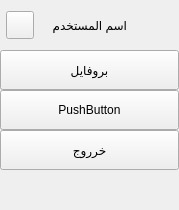
        <widget class="QFrame" name="extraLeftBox">
         <property name="minimumSize">
          <size>
           <width>0</width>
           <height>0</height>
          </size>
         </property>
         <property name="maximumSize">
          <size>
           <width>0</width>
           <height>16777215</height>
          </size>
         </property>
         <property name="frameShape">
          <enum>QFrame::NoFrame</enum>
         </property>
         <property name="frameShadow">
          <enum>QFrame::Raised</enum>
         </property>
         <layout class="QVBoxLayout" name="verticalLayout_5">
          <property name="spacing">
           <number>0</number>
          </property>
          <property name="leftMargin">
           <number>0</number>
          </property>
          <property name="topMargin">
           <number>0</number>
          </property>
          <property name="rightMargin">
           <number>0</number>
          </property>
          <property name="bottomMargin">
           <number>0</number>
          </property>
          <item>
           <widget class="QFrame" name="extraTopBg">
            <property name="minimumSize">
             <size>
              <width>0</width>
              <height>50</height>
             </size>
            </property>
            <property name="maximumSize">
             <size>
              <width>16777215</width>
              <height>50</height>
             </size>
            </property>
            <property name="frameShape">
             <enum>QFrame::NoFrame</enum>
            </property>
            <property name="frameShadow">
             <enum>QFrame::Raised</enum>
            </property>
            <layout class="QHBoxLayout" name="horizontalLayout_6">
             <property name="spacing">
              <number>0</number>
             </property>
             <property name="leftMargin">
              <number>0</number>
             </property>
             <property name="topMargin">
              <number>0</number>
             </property>
             <property name="rightMargin">
              <number>0</number>
             </property>
             <property name="bottomMargin">
              <number>0</number>
             </property>
             <item>
              <layout class="QGridLayout" name="extraTopLayout">
               <property name="leftMargin">
                <number>6</number>
               </property>
               <property name="rightMargin">
                <number>6</number>
               </property>
               <property name="horizontalSpacing">
                <number>18</number>
               </property>
               <property name="verticalSpacing">
                <number>0</number>
               </property>
               <item row="0" column="2">
                <widget class="QFrame" name="extraIcon">
                 <property name="minimumSize">
                  <size>
                   <width>28</width>
                   <height>28</height>
                  </size>
                 </property>
                 <property name="maximumSize">
                  <size>
                   <width>28</width>
                   <height>28</height>
                  </size>
                 </property>
                 <property name="styleSheet">
                  <string notr="true">background-image: url(:/icons/assets/images/icons/cil-user.png);</string>
                 </property>
                 <property name="frameShape">
                  <enum>QFrame::NoFrame</enum>
                 </property>
                 <property name="frameShadow">
                  <enum>QFrame::Raised</enum>
                 </property>
                </widget>
               </item>
               <item row="0" column="1">
                <widget class="QLabel" name="extraLabel">
                 <property name="minimumSize">
                  <size>
                   <width>0</width>
                   <height>0</height>
                  </size>
                 </property>
                 <property name="maximumSize">
                  <size>
                   <width>150</width>
                   <height>16777215</height>
                  </size>
                 </property>
                 <property name="text">
                  <string>اسم المستخدم</string>
                 </property>
                </widget>
               </item>
               <item row="0" column="0">
                <widget class="QPushButton" name="extraCloseColumnBtn">
                 <property name="minimumSize">
                  <size>
                   <width>28</width>
                   <height>28</height>
                  </size>
                 </property>
                 <property name="maximumSize">
                  <size>
                   <width>28</width>
                   <height>28</height>
                  </size>
                 </property>
                 <property name="text">
                  <string/>
                 </property>
                 <property name="icon">
                  <iconset resource="../../Resorces.qrc">
                   <normaloff>:/icons/assets/images/icons/icon_close.png</normaloff>:/icons/assets/images/icons/icon_close.png</iconset>
                 </property>
                </widget>
               </item>
              </layout>
             </item>
            </layout>
           </widget>
          </item>
          <item>
           <widget class="QFrame" name="extraContent">
            <property name="frameShape">
             <enum>QFrame::NoFrame</enum>
            </property>
            <property name="frameShadow">
             <enum>QFrame::Raised</enum>
            </property>
            <layout class="QVBoxLayout" name="verticalLayout_6">
             <property name="spacing">
              <number>0</number>
             </property>
             <property name="leftMargin">
              <number>0</number>
             </property>
             <property name="topMargin">
              <number>0</number>
             </property>
             <property name="rightMargin">
              <number>0</number>
             </property>
             <property name="bottomMargin">
              <number>0</number>
             </property>
             <item>
              <widget class="QFrame" name="extraTopMenu">
               <property name="frameShape">
                <enum>QFrame::NoFrame</enum>
               </property>
               <property name="frameShadow">
                <enum>QFrame::Raised</enum>
               </property>
               <layout class="QVBoxLayout" name="verticalLayout_7">
                <property name="spacing">
                 <number>0</number>
                </property>
                <property name="leftMargin">
                 <number>0</number>
                </property>
                <property name="topMargin">
                 <number>0</number>
                </property>
                <property name="rightMargin">
                 <number>0</number>
                </property>
                <property name="bottomMargin">
                 <number>0</number>
                </property>
                <item>
                 <widget class="QPushButton" name="pushButton_5">
                  <property name="minimumSize">
                   <size>
                    <width>0</width>
                    <height>40</height>
                   </size>
                  </property>
                  <property name="text">
                   <string>بروفايل</string>
                  </property>
                 </widget>
                </item>
                <item>
                 <widget class="QPushButton" name="pushButton_6">
                  <property name="minimumSize">
                   <size>
                    <width>0</width>
                    <height>40</height>
                   </size>
                  </property>
                  <property name="text">
                   <string>PushButton</string>
                  </property>
                 </widget>
                </item>
                <item>
                 <widget class="QPushButton" name="pushButton_7">
                  <property name="minimumSize">
                   <size>
                    <width>0</width>
                    <height>40</height>
                   </size>
                  </property>
                  <property name="text">
                   <string>خرروج</string>
                  </property>
                 </widget>
                </item>
               </layout>
              </widget>
             </item>
             <item>
              <spacer name="verticalSpacer_2">
               <property name="orientation">
                <enum>Qt::Vertical</enum>
               </property>
               <property name="sizeHint" stdset="0">
                <size>
                 <width>20</width>
                 <height>40</height>
                </size>
               </property>
              </spacer>
             </item>
             <item>
              <widget class="QFrame" name="extraBottom">
               <property name="maximumSize">
                <size>
                 <width>16777215</width>
                 <height>10</height>
                </size>
               </property>
               <property name="frameShape">
                <enum>QFrame::NoFrame</enum>
               </property>
               <property name="frameShadow">
                <enum>QFrame::Raised</enum>
               </property>
              </widget>
             </item>
            </layout>
           </widget>
          </item>
         </layout>
        </widget>
